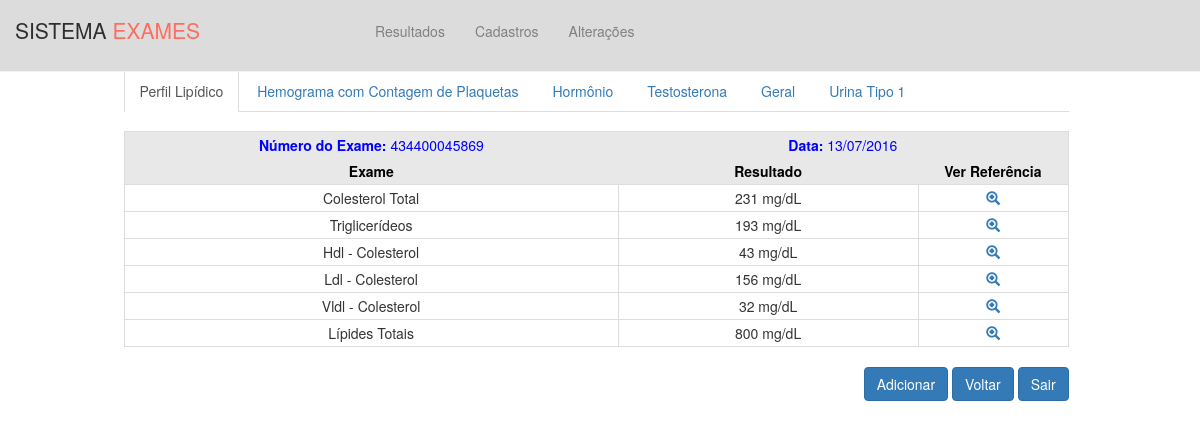
The page /exame/ver/1 on the database its author committed.
### tables this page shows
CREATE TABLE `tb_resultado_exame` (
  `id_resultado_exame` int(10) unsigned NOT NULL AUTO_INCREMENT,
  `resultado` varchar(30) DEFAULT NULL,
  `fk_exame` int(10) unsigned DEFAULT NULL,
  `fk_nome_exame` mediumint(8) unsigned NOT NULL,
  PRIMARY KEY (`id_resultado_exame`),
  KEY `fk_tb_resultado_exame_tb_exame1_idx` (`fk_exame`),
  KEY `fk_tb_resultado_exame_tb_nome_exame1_idx` (`fk_nome_exame`),
  CONSTRAINT `fk_tb_resultado_exame_tb_exame1` FOREIGN KEY (`fk_exame`) REFERENCES `tb_exame` (`id_exame`) ON DELETE CASCADE ON UPDATE CASCADE,
  CONSTRAINT `fk_tb_resultado_exame_tb_nome_exame1` FOREIGN KEY (`fk_nome_exame`) REFERENCES `tb_nome_exame` (`id_nome_exame`) ON DELETE NO ACTION ON UPDATE NO ACTION
);

### core/Controller.php (called while the page is built, shortened)
<?php
class Controller {
    public function loadTemplate($viewName, $viewData = array()) {
        include 'views/template.php';
    }
    public function loadViewInTemplate($viewName, $viewData) {
        extract($viewData);
        include 'views/' . $viewName . '.php';
    }
}

### core/Core.php (called while the page is built, shortened)
<?php
class Core {
    public function run() {
        $url = explode('index.php', $_SERVER['PHP_SELF']);
        $url = end($url);
        $params = array();
        if (!empty($url)) {
            $url = explode('/', $url);
            array_shift($url);
            array_shift($url);
            if (isset($url[0])) {
                $currentAction = $url[0];
                array_shift($url);
            } else {
                $currentAction = 'index';
            }
            if (count($url) > 0) {
                $params = $url;
            }
        } else {
            $currentController = 'homeController';
            $currentAction = 'index';
        }
        $c = new $currentController();
        call_user_func_array(array($c, $currentAction), $params);
    }
}

### index.php (called while the page is built, shortened)
<?php
require 'config.php';
$core = new Core();
$core->run();

### core/Model.php (called while the page is built, shortened)
<?php
class Model {
    public function __construct() {
        global $config;
        try {
            $this->db = new PDO("mysql:dbname=".$config['dbname'].";host=".$config['host'], $config['dbuser'], $config['dbpass']);
        } catch (PDOException $ex) {
            if ($ex->getCode() == 1049) {
                echo "O Banco de Dados <b>".$config['dbname']."</b> não Existe...";
                exit;
            }
        }
    }
}

### config.php (called while the page is built, shortened)
<?php
$config = array();

### models/ExamesModel.php (called while the page is built, shortened)
<?php
class ExamesModel extends Model {
    public function verDetalheExame($idExame) {
        $dados = array();
        if (isset($idExame) && !empty($idExame)) {
            $stmt = $this->db->prepare("SELECT * FROM vw_ver_exame_por_id as epi "
                  . " WHERE epi.id_exame = ? AND epi.id_grupo_exame = 1 "
                  . " ORDER BY epi.id_grupo_exame, epi.id_resultado_exame ASC");
            $stmt->bindValue(1, $idExame, PDO::PARAM_INT);
            $stmt->execute();
            $dados['grupo1'] = $stmt->fetchAll(PDO::FETCH_ASSOC);
            $stmt = $this->db->prepare("SELECT * FROM vw_ver_exame_por_id as epi "
                  . " WHERE epi.id_exame = ? AND epi.id_grupo_exame = 2 "
                  . " ORDER BY epi.id_grupo_exame, epi.id_resultado_exame ASC");
            $stmt->bindValue(1, $idExame, PDO::PARAM_INT);
            $stmt->execute();
            $dados['grupo2'] = $stmt->fetchAll(PDO::FETCH_ASSOC);
            $stmt = $this->db->prepare("SELECT * FROM vw_ver_exame_por_id as epi WHERE epi.id_exame = ? AND id_grupo_exame = 3 "
                  . " ORDER BY epi.id_grupo_exame, epi.id_resultado_exame ASC");
            $stmt->bindValue(1, $idExame, PDO::PARAM_INT);
            $stmt->execute();
            $dados['grupo3'] = $stmt->fetchAll(PDO::FETCH_ASSOC);
            $stmt = $this->db->prepare("SELECT * FROM vw_ver_exame_por_id as epi WHERE epi.id_exame = ? AND id_grupo_exame = 4 "
                  . " ORDER BY epi.id_grupo_exame, epi.id_resultado_exame ASC");
            $stmt->bindValue(1, $idExame, PDO::PARAM_INT);
            $stmt->execute();
            $dados['grupo4'] = $stmt->fetchAll(PDO::FETCH_ASSOC);
            $stmt = $this->db->prepare("SELECT * FROM vw_ver_exame_por_id as epi WHERE epi.id_exame = ? AND id_grupo_exame = 5 "
                  . " ORDER BY epi.id_grupo_exame, epi.id_resultado_exame ASC");
            $stmt->bindValue(1, $idExame, PDO::PARAM_INT);
            $stmt->execute();
            $dados['grupo5'] = $stmt->fetchAll(PDO::FETCH_ASSOC);
            $stmt = $this->db->prepare("SELECT * FROM vw_ver_exame_por_id as epi WHERE epi.id_exame = ? AND id_grupo_exame = 6 "
                  . " ORDER BY epi.id_grupo_exame, epi.id_resultado_exame ASC");
            $stmt->bindValue(1, $idExame, PDO::PARAM_INT);
            $stmt->execute();
            $dados['grupo6'] = $stmt->fetchAll(PDO::FETCH_ASSOC);
            return $dados;
        }
    }
}

### views/exameDetalheView.php (the view, shortened to what this page needs)
<section class="container col-sm-12 col-md-12">
    <div class="panel_exame_geral_detalhe col-sm-10 col-md-10">
        <ul class="nav nav-tabs">
            <li role="presentation" class="active"><a href="#lipidico" data-toggle="tab">Perfil Lipídico</a></li>
            <li role="presentation"><a href="#hemograma" data-toggle="tab">Hemograma com Contagem de Plaquetas</a></li>
            <li role="presentation"><a href="#hormonio" data-toggle="tab">Hormônio</a></li>
            <li role="presentation"><a href="#testo" data-toggle="tab">Testosterona</a></li>
            <li role="presentation"><a href="#geral" data-toggle="tab">Geral</a></li>
            <li role="presentation"><a href="#urina" data-toggle="tab">Urina Tipo 1</a></li>
        </ul>
        <div class="tab-content" id="div_table">
            <div id="lipidico" class="tab-pane active in fade">
                <form method="POST" action="<?php echo BASE_URL; ?>/cadastro/adicionar_exame_detalhe" class="" id="">
                    <?php if (!empty($exameDetalhe['grupo1'])): ?>
                    <table class="table table-bordered table-responsive table-hover table-condensed" id="table_exame_detalhado">
                        <thead>
                            <tr>
                                <td><b>Número do Exame:</b> <?php echo $exameDetalhe['grupo1'][0]['num_exame']; ?></td>
                                <td colspan="2"><b>Data:</b> <?php echo $exameDetalhe['grupo1'][0]['dt_exame']; ?></td>
                            </tr>
                            <tr>
                                <th>Exame</th>
                                <th>Resultado</th>
                                <th>Ver Referência</th>
                            </tr>
                        </thead>
                        <tbody>
                            <?php foreach ($exameDetalhe['grupo1'] as $linha): ?>
                            <tr>
                                <td><?php echo ucwords(strtolower(mb_convert_case($linha['exame'], MB_CASE_TITLE))); ?></td>
                                <td width="300"><?php if (!empty($linha['resultado'])) {echo $linha['resultado'];} else {echo "<span class='color_red'>Aguardando Resultado</span>";} ?></td>
                                <td width="150"><a id="" class="glyphicon glyphicon-zoom-in" aria-hidden="true" href="<?php echo BASE_URL; ?>/referencia/ver/<?php echo $linha['id_resultado_exame']; ?>"></a></td>
                            </tr>
                            <?php endforeach; ?>
                        </tbody>
                    </table>
                    <div class="form-group">
                        <div class="div_btn_sair">
                            <button type="submit" id="btn_adc_exame" class="btn btn-primary" title="Clique aqui para Adicionar Tipo de Exame">Adicionar</button>
                            <a class="btn btn-primary" href="<?php echo BASE_URL; ?>/exame/ver/<?php echo $exameDetalhe['grupo1'][0]['id_exame']; ?>" title="Voltar à página Anterior">Voltar</a>
                            <a class="btn btn-primary" href="<?php echo BASE_URL; ?>/exame" title="Voltar à página de Exames Geral">Sair</a>
                        </div>
                    </div>
                    <?php endif;?>
                </form>
            </div>
        </div>
    </div>
</section>

### assets/css/template.css (style rules this page uses)
@media (max-width: 1366px) { html, body { margin: 0; height: 100%; } }
@media (max-width: 1366px) { .panel_exame_geral_detalhe { margin-top: 6%; margin-left: 8%; width: 70%; } }
@media (max-width: 1366px) { #table_exame_detalhado { width: 100%; margin-left: auto; margin-top: 2%; } }
@media (max-width: 1366px) { #table_exame_detalhado > tbody > tr > td { text-align: center; padding: 3px; } }
@media (max-width: 1366px) { #table_exame_detalhado > thead > tr > th { text-align: center; padding: 3px; background-color: #E8E8E8; color: black; border: 0; } }
@media (max-width: 1366px) { #table_exame_detalhado > thead > tr > td { text-align: center; padding: 3px; background-color: #E8E8E8; color: blue; border: 0; } }
@media (max-width: 1366px) { .div_btn_sair { float: right; margin-right: auto; } }

### rows shown on the page
tb_resultado_exame: exame "Colesterol Total", resultado "231 mg/dL"
tb_resultado_exame: exame "Triglicerídeos", resultado "193 mg/dL"
tb_resultado_exame: exame "Hdl - Colesterol", resultado "43 mg/dL"
tb_resultado_exame: exame "Ldl - Colesterol", resultado "156 mg/dL"
tb_resultado_exame: exame "Vldl - Colesterol", resultado "32 mg/dL"
tb_resultado_exame: exame "Lípides Totais", resultado "800 mg/dL"

### other values the page prints
$exameDetalhe['grupo1'][0]['num_exame'] "434400045869"
$exameDetalhe['grupo1'][0]['dt_exame'] "13/07/2016"
